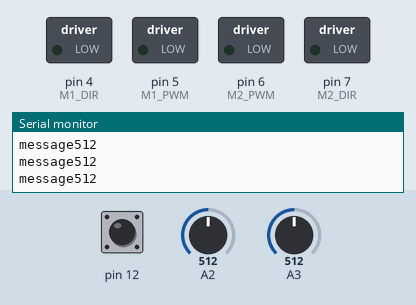
A sketch run on a simulated Arduino Uno, built with avr-gcc and run on an emulated ATmega328P. Shown: switched loads named in the sketch (green lamp = pin HIGH), the last lines printed to the serial monitor. The inputs (shaded band) are chosen by the test bench; at power-on: pin 12 HIGH, A2 = 512, A3 = 512.

Above: at 1.2 s.
1.3 s: pin 12 pulled LOW for 0.15 s
At 2.0 s:
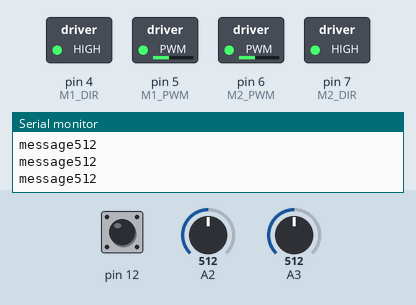
2.9 s: A2 set to 882
4.4 s: A2 set to 912
At 5.4 s:
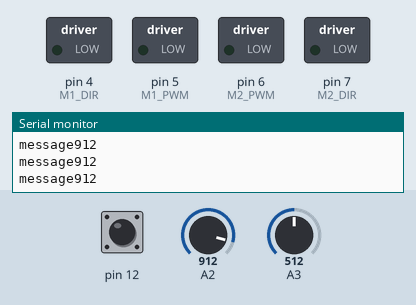
7.4 s: pin 12 pulled LOW for 1 s
At 8.0 s:
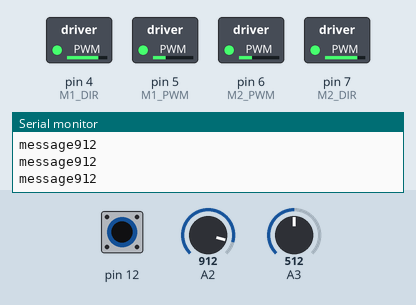
9.9 s: pin 12 pulled LOW for 0.15 s
At 10.07 s:
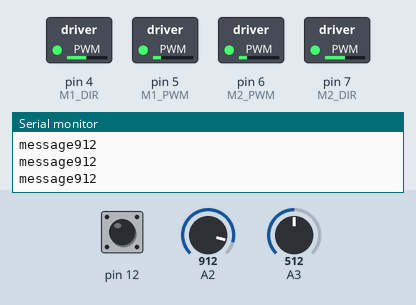
Timing chart, 0 to 12.6 s (numbered marks = the images above; inputs shaded):
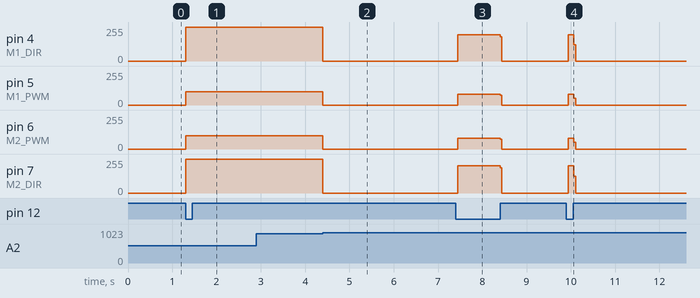

The sketch:

task_4.ino
```cpp
/*
Омегабот должен при нажатии на кнопку на плате расширения начать движение по черной линии.
Робот должен двигаться по линии до момента, пока не потеряет линию (до момента поворота линии).
После чего робот должен остановиться.
*/

#define M1_DIR 4
#define M1_PWM 5
#define M2_DIR 7
#define M2_PWM 6
int ButtonRead(int ButtonPin)
{
  int Data = digitalRead(ButtonPin);
  if(ButtonPin == 12) Data = !Data;
  return Data;
}

void InitMotors()
{
  pinMode(M1_DIR, OUTPUT);
  pinMode(M1_PWM, OUTPUT);
  pinMode(M2_DIR, OUTPUT);
  pinMode(M2_PWM, OUTPUT);
}

void Motors(int Speed1, int Speed2)
{
  if(Speed1 > 255) Speed1 = 255;
  if(Speed1 < -255) Speed1 = -255;
  if(Speed2 > 255) Speed2 = 255;
  if(Speed2 < -255) Speed2 = -255;

  if(Speed1 > 0)
  {
    digitalWrite(M1_DIR, 1);
    analogWrite(M1_PWM, Speed1);
  }
  else
  {
    digitalWrite(M1_DIR, 0);
    analogWrite(M1_PWM, -Speed1);
  }

  if(Speed2 > 0)
  {
    digitalWrite(M2_DIR, 1);
    analogWrite(M2_PWM, Speed2);
  }
  else
  {
    digitalWrite(M2_DIR, 0);
    analogWrite(M2_PWM, -Speed2);
  }
}

//Ехать вперед
void MoveForward(int Speed)
{
  Motors(Speed, Speed);
}

int LineSensorRead(int SensorPin)
{
  if(SensorPin < A0 || SensorPin > A3)
    return -1;

  int Data = analogRead(SensorPin);
  return Data;
}

void Stop()
{
  Motors(0, 0);
}


void setup()
{
  pinMode(12, INPUT_PULLUP);
  InitMotors();
  Serial.begin(9600);
}

void loop()
{
  while ( ButtonRead(12) )
  {
    do
    {
      MoveForward(100);
    }
    while(( ( ( 900 ) > ( LineSensorRead(A2) ) ) && ( ( 900 ) > ( LineSensorRead(A3) ) ) ));
    Stop();
  }

  Serial.print("message");
  Serial.print(LineSensorRead(A2));
  Serial.println();
}
```

Measured:
- the behaviour switches between 899 and 900 on A2 (found by bisection; images 1 and 2)
- after the input at 1.3 s, pin 4 (M1_DIR), pin 7 (M2_DIR): 0/255 → 255/255 at once; pin 5 (M1_PWM), pin 6 (M2_PWM): 0/255 → 100/255 at once
- after the input at 2.9 s, every drawn part: stays the same
- after the input at 4.4 s, pin 4 (M1_DIR), pin 7 (M2_DIR): 255/255 → 0/255 at once; pin 5 (M1_PWM), pin 6 (M2_PWM): 100/255 → 0/255 at once
- after the input at 7.4 s, pin 4 (M1_DIR): 0/255 → 198/255 at once, → 0/255 0.96 s later; pin 5 (M1_PWM): 0/255 → 79/255 at once, → 0/255 0.96 s later; pin 6 (M2_PWM): 0/255 → 81/255 at once, → 0/255 0.96 s later; pin 7 (M2_DIR): 0/255 → 204/255 at once, → 0/255 0.96 s later
- after the input at 9.9 s, pin 4 (M1_DIR): 0/255 → 198/255 after 0.05 s, → 0/255 0.12 s later; pin 5 (M1_PWM): 0/255 → 79/255 after 0.05 s, → 0/255 0.12 s later; pin 6 (M2_PWM): 0/255 → 81/255 after 0.05 s, → 0/255 0.12 s later; pin 7 (M2_DIR): 0/255 → 204/255 after 0.05 s, → 0/255 0.12 s later
